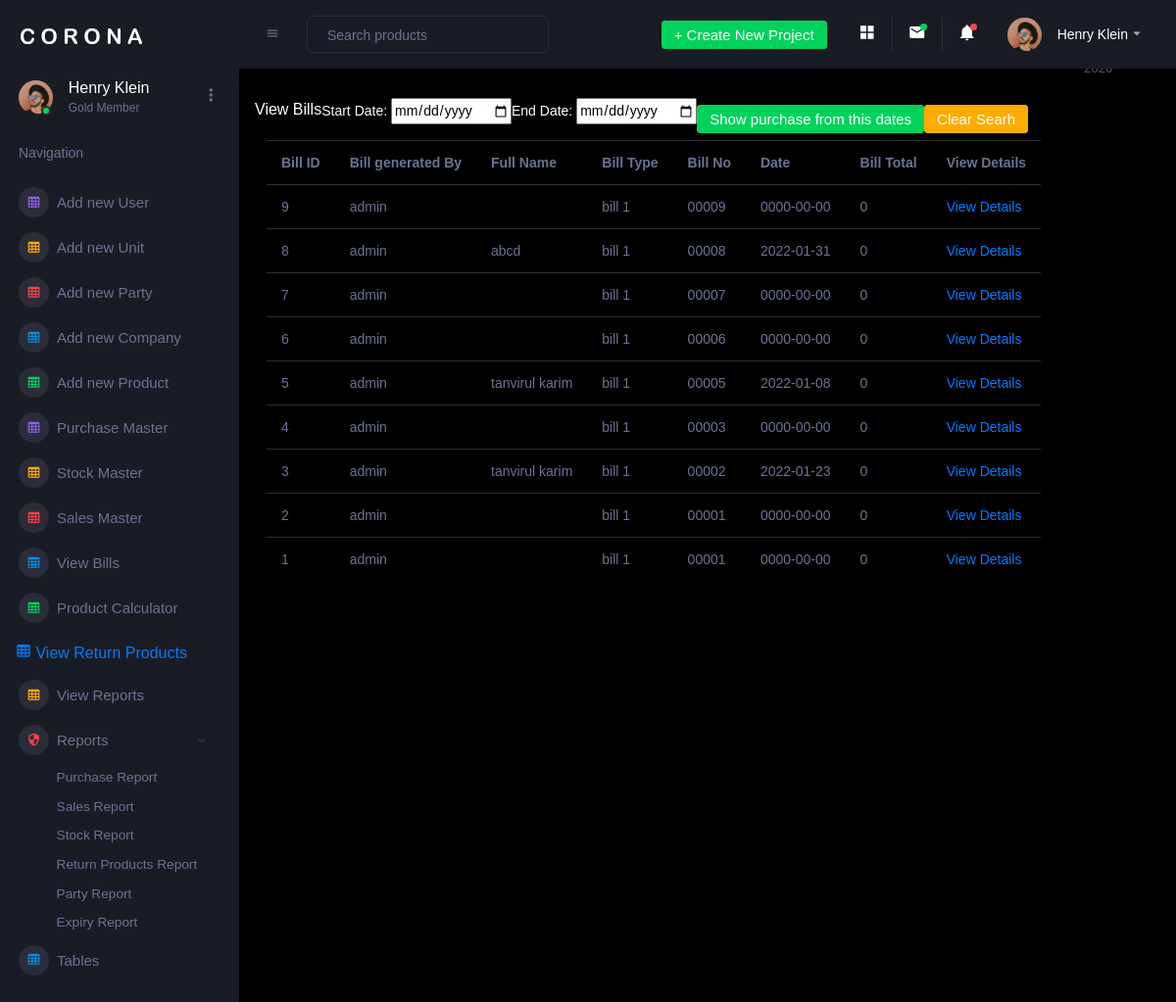
/admin/view_bills.php (signed in), run on the app's committed database.
### tables this page shows
CREATE TABLE `billing_header` (
  `id` int(5) NOT NULL,
  `full_name` varchar(100) NOT NULL,
  `bill_type` varchar(50) NOT NULL,
  `date` date NOT NULL,
  `bill_no` varchar(10) NOT NULL,
  `username` varchar(50) NOT NULL
);

### admin/view_bills.php (the view, shortened to what this page needs)
<?php
include "header.php";
include "../user/connection.php";
?>
    <div class="main-panel">
        <div class="content-wrapper">
            <div class="row">
              View Bills
              <form class="form-inline" name="form1"  action="" method="post">
                  <p>Start Date: <input type="date" id="startdate" name="startdate"></p>
                  <p>End Date: <input type="date" id="enddate" name="enddate"></p>
                  <button type="submit" name="submit1" class="btn btn-success">Show purchase from this dates</button>
                  <button type="button" name="submit2" class="btn btn-warning" onclick="window.location.href=window.location.href" >  Clear Searh  </button>
             </form>
            </div>
           <?php
             if(isset($_POST["submit1"])){ ?>
             <table class="table table-borderd">
                <tr>
                    <th> Bill ID  </th>
                    <th> Bill generated By  </th>
                    <th> Full Name  </th>
                    <th> Bill Type  </th>
                    <th> Bill No  </th>
                    <th> Date  </th>
                    <th> Bill Total  </th>
                    <th> View Details  </th>
                </tr>
                <?php
                  $res = mysqli_query($link,"select * from billing_header where(date>='$_POST[startdate]' && date<='$_POST[enddate]') order by id desc");
                  while($row=mysqli_fetch_assoc($res)){
                        echo "<tr>";
                        echo "<td>"; echo $row["id"];  echo "</td>";
                        echo "<td>"; echo $row["username"];  echo "</td>";
                        echo "<td>"; echo $row["full_name"];  echo "</td>";
                        echo "<td>"; echo $row["bill_type"];   echo "</td>";
                        echo "<td>"; echo $row["bill_no"];    echo "</td>";
                        echo "<td>";  echo $row["date"];   echo "</td>";
                        echo "<td>";  echo get_total($row["id"],$link);    echo "</td>";
                        echo "<td>";?> <a href="view_bill_details.php?id=<?php echo $row["id"]; ?>"> View Details </a> <?php echo "</td>";
                        echo "</tr>";
                  }
                ?>
            </table>
            <?php
            } else{ ?>
            <table class="table table-borderd">
                <tr>
                    <th> Bill ID  </th>
                    <th> Bill generated By  </th>
                    <th> Full Name  </th>
                    <th> Bill Type  </th>
                    <th> Bill No  </th>
                    <th> Date  </th>
                    <th> Bill Total  </th>
                    <th> View Details  </th>
                </tr>
                <?php
                  $res = mysqli_query($link,"select * from billing_header order by id desc");
                  while($row=mysqli_fetch_assoc($res)){
                        echo "<tr>";
                        echo "<td>"; echo $row["id"];  echo "</td>";
                        echo "<td>"; echo $row["username"];  echo "</td>";
                        echo "<td>"; echo $row["full_name"];  echo "</td>";
                        echo "<td>"; echo $row["bill_type"];   echo "</td>";
                        echo "<td>"; echo $row["bill_no"];    echo "</td>";
                        echo "<td>";  echo $row["date"];   echo "</td>";
                        echo "<td>";  echo get_total($row["id"],$link);    echo "</td>";
                        echo "<td>";?> <a href="view_bill_details.php?id=<?php echo $row["id"]; ?>"> View Details </a> <?php echo "</td>";
                        echo "</tr>";
                  }
                ?>
            </table>
           <?php } ?>
            <?php
       function get_total($bill_id,$link){
           $total =0;
           $res2 = mysqli_query($link,"select * from billing_details where bill_id = $bill_id");
           return $total;
        }
    ?>
            </div>
        </div>
        <footer class="footer">
            <div class="d-sm-flex justify-content-center justify-content-sm-between">
                <span class="text-muted d-block text-center text-sm-left d-sm-inline-block">Copyright © bootstrapdash.com 2020</span>
            </div>
        </footer>
    </div>

### data on the page
billing_header: id "9", username "admin", bill_type "bill 1", bill_no "00009", date "0000-00-00", id "0"
billing_header: id "8", username "admin", full_name "abcd", bill_type "bill 1", bill_no "00008", date "2022-01-31", id "0"
billing_header: id "7", username "admin", bill_type "bill 1", bill_no "00007", date "0000-00-00", id "0"
billing_header: id "6", username "admin", bill_type "bill 1", bill_no "00006", date "0000-00-00", id "0"
billing_header: id "5", username "admin", full_name "tanvirul karim", bill_type "bill 1", bill_no "00005", date "2022-01-08", id "0"
billing_header: id "4", username "admin", bill_type "bill 1", bill_no "00003", date "0000-00-00", id "0"
billing_header: id "3", username "admin", full_name "tanvirul karim", bill_type "bill 1", bill_no "00002", date "2022-01-23", id "0"
billing_header: id "2", username "admin", bill_type "bill 1", bill_no "00001", date "0000-00-00", id "0"
billing_header: id "1", username "admin", bill_type "bill 1", bill_no "00001", date "0000-00-00", id "0"
